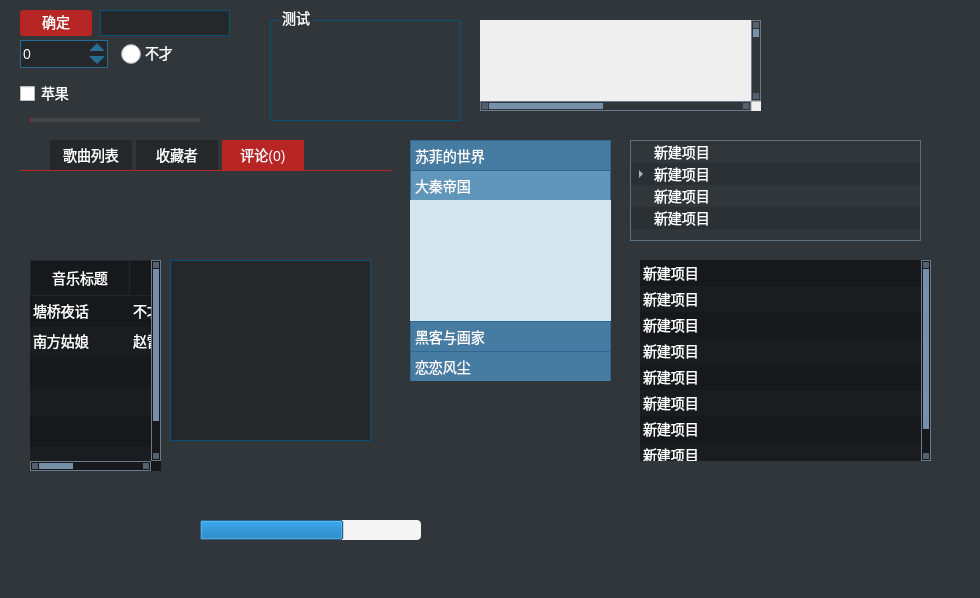
<?xml version="1.0" encoding="UTF-8"?>
<ui version="4.0">
 <class>StyleTest</class>
 <widget class="QWidget" name="StyleTest">
  <property name="geometry">
   <rect>
    <x>0</x>
    <y>0</y>
    <width>980</width>
    <height>598</height>
   </rect>
  </property>
  <property name="windowTitle">
   <string>StyleTest</string>
  </property>
  <property name="styleSheet">
   <string notr="true">/* 01.初始化 begin */
QWidget
{
	color:white;
	font-family:微软雅黑;
	font-size:14px;
	outline:0px;
	border:0px;
}
/* 01.初始化 end */

#StyleTest
{
	background: #31363b;
}

/* 02-按钮 begin */
QPushButton
{
	background:#b82525;
	border-radius:3px;
	padding-top:-2px;
}
QPushButton:hover
{
	background:#d4352d;
}
QPushButton:pressed
{
	background:#ab2922;
}
/* 02-按钮 end */

/* 03-QLineEdit begin */
QLineEdit, QTextEdit
{
	background:#25272b;
	border:1px solid #065279;
	padding-left:5px;
}
QLineEdit:disabled
{
	color:grey;
}
/* 03-QLineEdit end */

/* 04-QToolTip begin */
QToolTip
{
	color:yellow;
	font-size:12px;
	border:1px solid rgb(104, 162, 207);
	background:rgb(30, 37, 47);
	padding-left:-3px;
}
/* 04-QToolTip end */

/* 05-QTabWidget begin */
QTabWidget::pane
{
	border-top:1px solid #b82525;
}
QTabWidget::tab-bar
{
	/*height:27px;*/
}
QTabBar::tab
{
	width:82px;
	height:30px;
	background-color:#25272b;
	margin-right:4px;
}
QTabBar::tab:hover
{
	background-color:#2c2e32;
}
QTabBar::tab:selected
{
	background-color:#b82525;
}
QTabBar::tab:first
{
	margin-left:30px;
}
/* 05-QTabWidget end */

/* 06-QCheckBox begin */
QCheckBox::indicator
{
	width:15px;
	height: 15px;
}
QCheckBox::indicator:unchecked
{
	image:url(:/images/checkbox/uncheck.png);
}
QCheckBox::indicator:checked
{
	image:url(:/images/checkbox/check.png);
}
QCheckBox::indicator:indeterminate
{
	image:url();
}
/* 06-QCheckBox end */

QSpinBox
{
	border:1px solid #276d94;
	background-color:#25272b;
	min-height: 26px;
	min-width: 70px;
}
QSpinBox::up-arrow
{
	border-left:8px solid #25272b;
	border-right:8px solid #25272b;
	border-bottom:8px solid #276d94;
	width:0px;
	height: 0px;
}
QSpinBox::up-arrow:pressed
{
	border-bottom:9px solid #81c3d7;
}
QSpinBox::up-button
{
	margin-right:4px;
	min-width: 16px;
	min-height: 13px;
	background-color:#25272b;
}
QSpinBox::down-arrow
{
	border-left:8px solid #25272b;
	border-right:8px solid #25272b;
	border-top:8px solid #276d94;
	width:0px;
	height: 0px;
}
QSpinBox::down-arrow:pressed
{
	border-top:9px solid #81c3d7;
}
QSpinBox::down-button
{
	margin-right:4px;
	min-width:16px;
	min-height:13px;
	background-color:#25272b;
}

QGroupBox
{
	border:1px solid #065279;
	margin-top:10px;
}
QGroupBox::title
{
	left:10px;
	bottom:10px;
}

/* 滚轮开始 */
QScrollBar
{
    background:transparent;
    border:none;
    border:1px solid #6b7b8c;
}
QScrollBar::handle
{
    background:#7690a9;
    border:none;
}
QScrollBar:horizontal
{
    height:10px;
    padding:0 8px;
}
QScrollBar::handle:horizontal
{
    width:6px;
    margin:1px 0;
}
QScrollBar:vertical
{
    width:10px;
    padding:8px 0;
}
QScrollBar::handle:vertical
{
    height:6px;
    margin:0 1px;
}
QScrollBar::add-line:horizontal
{
    subcontrol-position:right;
    subcontrol-origin:padding;
    width:8px;
    border:none;
}
QScrollBar::sub-line:horizontal
{
    subcontrol-position:left;
    subcontrol-origin:padding;
    width:8px;
    border:none;
}
QScrollBar::add-line:vertical
{
    subcontrol-position:bottom;
    subcontrol-origin:padding;
    height:8px;
    border:none;
}
QScrollBar::sub-line:vertical
{
    subcontrol-position:top;
    subcontrol-origin:padding;
    height:8px;
    border:none;
}
QScrollBar::left-arrow, QScrollBar::right-arrow, QScrollBar::up-arrow, QScrollBar::down-arrow
{
    width:6px;
    height:6px;
    background:#55616f;
    border:none;
}
QScrollBar::add-page, QScrollBar::sub-page
{
    background:none;
}
/* 滚轮结束 */

QHeaderView
{
	border:none;
	color:white
}

QHeaderView::section
{
    background-color: #16181c;
	border:1px solid #23262c;
	border-left:none;
	padding:4px;
}

QHeaderView::section:first
{
	border-left:1px solid #23262c;
}

QTableView
{
	alternate-background-color:#1a1c20;
	background:#16181c;
	border:none;
	selection-background-color: #2d2f32;outline:0px;
}

QTableView::item:focus
{
	border:0px;
	background:#2d2f32;
}

QSlider
{
	
}
QSlider::sub-page:horizontal
{
	background-color:#b82525;
	height:4px;
	margin-left:10px;
	border-radius:2px;
}
QSlider::groove:horizontal
{
    height: 4px;
    background: #464647;
	margin-left:10px;
	margin-right:10px;
	border-radius:2px;
}
QSlider::handle:horizontal
{
	border-image:url(:/images/slider/ply_btn.png);
	width:19px;
	margin:-8px -10 -9px -10px;

}
QSlider::handle:horizontal:hover
{
	border-image:url(:/images/slider/ply_btn_hvr.png);
}


QRadioButton
{
   spacing: 4px;
   /* margin-bottom: 2px;*/
}

QRadioButton:disabled
{
    color: #76797C;
}
QRadioButton::indicator
{
    width: 21px;
    height: 21px;
}

QRadioButton::indicator:unchecked
{
    image: url(:/images/radiobutton/unchecked.png);
}


QRadioButton::indicator:unchecked:hover,
QRadioButton::indicator:unchecked:pressed
{
    image: url(:/images/radiobutton/unchecked_focus.png);
}

QRadioButton::indicator:checked
{
    image: url(:/images/radiobutton/checked.png);
}

QRadioButton::indicator:checked:hover,
QRadioButton::indicator:checked:pressed
{
    image: url(:/images/radiobutton/checked_focus.png);
}

QRadioButton::indicator:checked:disabled
{
    image: url(:/images/radiobutton/checked_disabled.png);
}

QRadioButton::indicator:unchecked:disabled
{
    image: url(:/images/radiobutton/unchecked_disabled.png);
}

QToolBox  {
    padding: 0px;
    /*border: 1px solid #316a91;*/
}

QToolBox::tab {
    background-color: #467ca2;
    border: 1px solid #316a91;
    border-bottom: 1px transparent #31363b;
}

QToolBox::tab:selected {
    background-color: #6196bb;
 }
QToolBox QWidget
{
	background-color: #d6e6f1;
}
QToolBar::handle {
      image: url(:/images/slider/ply_btn.png);
  }

QTreeView
{
	alternate-background-color:rgba(0,0,0,30);
	background:transparent;
	gridline-color:#39546e;
	border:1px solid #5d7184;
	selection-background-color:rgba(3, 17, 33, 100);
}
QTreeVire::item
{
	height:24px;
	border:none;
}
QTreeView::item:hover
{
	background:rgba(3, 17, 33, 50);
}
QTreeView::item:selected
{
	background:rgba(3, 17, 33, 100);
}
QTreeView::branch:has-siblings:adjoins-item
{
	border-image:url();
}
QTreeView::branch:!has-children:!has-siblings:adjoins-item
{
	border-image:url();
}
QTreeView::branch:has-siblings:!adjoins-item
{
	border-image:url();
}
QTreeView::branch:has-children:!has-siblings:closed,
QTreeView::branch:closed:has-children:has-siblings
{
	image:url(:/images/tree/collapse.png);
}
QTreeView::branch:open:has-children:!has-siblings,
QTreeView::branch:open:has-children:has-siblings
{
	image:url(:/images/tree/expand.png);
}

QListView
{
	alternate-background-color:#1a1c20;
	background:#16181c;
	border:none;
	selection-background-color: #2d2f32;outline:0px;
}
QListView::item
{
	height:26px;
}
QListView::item:hover
{
	background:rgba(3, 17, 33, 50)
}
QListView::item:selected
{
	background:#2d2f32
}
/*QListView::item:!focus
{
	color:white;
}*/
QListView::item:selected:!active
{
	color:white
}

QProgressBar
{
	border: none;
	border-radius: 4px;
	background-color:#f5f5f5;
}

QProgressBar::chunk
{
	border-top-left-radius:4px;
	border-bottom-left-radius:4px;
	background-image:url(:/images/progressbar/prog3.png);
}</string>
  </property>
  <widget class="QScrollArea" name="scrollArea">
   <property name="geometry">
    <rect>
     <x>480</x>
     <y>20</y>
     <width>281</width>
     <height>91</height>
    </rect>
   </property>
   <property name="widgetResizable">
    <bool>true</bool>
   </property>
   <widget class="QWidget" name="scrollAreaWidgetContents">
    <property name="geometry">
     <rect>
      <x>0</x>
      <y>0</y>
      <width>600</width>
      <height>600</height>
     </rect>
    </property>
    <property name="minimumSize">
     <size>
      <width>600</width>
      <height>600</height>
     </size>
    </property>
   </widget>
  </widget>
  <widget class="QTableWidget" name="tableWidget">
   <property name="geometry">
    <rect>
     <x>30</x>
     <y>260</y>
     <width>131</width>
     <height>211</height>
    </rect>
   </property>
   <property name="alternatingRowColors">
    <bool>true</bool>
   </property>
   <property name="selectionMode">
    <enum>QAbstractItemView::ContiguousSelection</enum>
   </property>
   <property name="selectionBehavior">
    <enum>QAbstractItemView::SelectRows</enum>
   </property>
   <property name="showGrid">
    <bool>false</bool>
   </property>
   <attribute name="horizontalHeaderHighlightSections">
    <bool>false</bool>
   </attribute>
   <attribute name="horizontalHeaderStretchLastSection">
    <bool>true</bool>
   </attribute>
   <attribute name="verticalHeaderVisible">
    <bool>false</bool>
   </attribute>
   <row>
    <property name="text">
     <string>新建行</string>
    </property>
   </row>
   <row>
    <property name="text">
     <string>新建行</string>
    </property>
   </row>
   <row>
    <property name="text">
     <string>新建行</string>
    </property>
   </row>
   <row>
    <property name="text">
     <string>新建行</string>
    </property>
   </row>
   <row>
    <property name="text">
     <string>新建行</string>
    </property>
   </row>
   <row>
    <property name="text">
     <string>新建行</string>
    </property>
   </row>
   <column>
    <property name="text">
     <string>音乐标题</string>
    </property>
   </column>
   <column>
    <property name="text">
     <string>歌手</string>
    </property>
   </column>
   <column>
    <property name="text">
     <string>专辑</string>
    </property>
   </column>
   <item row="0" column="0">
    <property name="text">
     <string>塘桥夜话</string>
    </property>
   </item>
   <item row="0" column="1">
    <property name="text">
     <string>不才</string>
    </property>
   </item>
   <item row="0" column="2">
    <property name="text">
     <string>热门华语264</string>
    </property>
   </item>
   <item row="1" column="0">
    <property name="text">
     <string>南方姑娘</string>
    </property>
   </item>
   <item row="1" column="1">
    <property name="text">
     <string>赵雷</string>
    </property>
   </item>
   <item row="1" column="2">
    <property name="text">
     <string>赵小雷</string>
    </property>
   </item>
  </widget>
  <widget class="QSlider" name="horizontalSlider">
   <property name="geometry">
    <rect>
     <x>20</x>
     <y>110</y>
     <width>191</width>
     <height>21</height>
    </rect>
   </property>
   <property name="orientation">
    <enum>Qt::Horizontal</enum>
   </property>
  </widget>
  <widget class="QToolBox" name="toolBox">
   <property name="geometry">
    <rect>
     <x>410</x>
     <y>140</y>
     <width>201</width>
     <height>241</height>
    </rect>
   </property>
   <property name="currentIndex">
    <number>1</number>
   </property>
   <property name="tabSpacing">
    <number>0</number>
   </property>
   <widget class="QWidget" name="page">
    <property name="geometry">
     <rect>
      <x>0</x>
      <y>0</y>
      <width>201</width>
      <height>129</height>
     </rect>
    </property>
    <attribute name="label">
     <string>苏菲的世界</string>
    </attribute>
   </widget>
   <widget class="QWidget" name="page_2">
    <property name="geometry">
     <rect>
      <x>0</x>
      <y>0</y>
      <width>201</width>
      <height>129</height>
     </rect>
    </property>
    <attribute name="label">
     <string>大秦帝国</string>
    </attribute>
   </widget>
   <widget class="QWidget" name="page_3">
    <property name="geometry">
     <rect>
      <x>0</x>
      <y>0</y>
      <width>201</width>
      <height>129</height>
     </rect>
    </property>
    <attribute name="label">
     <string>黑客与画家</string>
    </attribute>
   </widget>
   <widget class="QWidget" name="page_4">
    <property name="geometry">
     <rect>
      <x>0</x>
      <y>0</y>
      <width>201</width>
      <height>129</height>
     </rect>
    </property>
    <attribute name="label">
     <string>恋恋风尘</string>
    </attribute>
   </widget>
  </widget>
  <widget class="QPushButton" name="confirmButton">
   <property name="geometry">
    <rect>
     <x>20</x>
     <y>10</y>
     <width>72</width>
     <height>26</height>
    </rect>
   </property>
   <property name="minimumSize">
    <size>
     <width>72</width>
     <height>26</height>
    </size>
   </property>
   <property name="maximumSize">
    <size>
     <width>72</width>
     <height>26</height>
    </size>
   </property>
   <property name="text">
    <string>确定</string>
   </property>
  </widget>
  <widget class="QLineEdit" name="lineEdit">
   <property name="geometry">
    <rect>
     <x>100</x>
     <y>10</y>
     <width>130</width>
     <height>26</height>
    </rect>
   </property>
   <property name="minimumSize">
    <size>
     <width>0</width>
     <height>26</height>
    </size>
   </property>
   <property name="maximumSize">
    <size>
     <width>16777215</width>
     <height>26</height>
    </size>
   </property>
  </widget>
  <widget class="QTabWidget" name="tabWidget">
   <property name="geometry">
    <rect>
     <x>20</x>
     <y>140</y>
     <width>371</width>
     <height>91</height>
    </rect>
   </property>
   <property name="currentIndex">
    <number>2</number>
   </property>
   <widget class="QWidget" name="tab">
    <attribute name="title">
     <string>歌曲列表</string>
    </attribute>
   </widget>
   <widget class="QWidget" name="tab_3">
    <attribute name="title">
     <string>收藏者</string>
    </attribute>
   </widget>
   <widget class="QWidget" name="tab_2">
    <attribute name="title">
     <string>评论(0)</string>
    </attribute>
   </widget>
  </widget>
  <widget class="QCheckBox" name="checkBox">
   <property name="geometry">
    <rect>
     <x>20</x>
     <y>80</y>
     <width>66</width>
     <height>26</height>
    </rect>
   </property>
   <property name="minimumSize">
    <size>
     <width>66</width>
     <height>26</height>
    </size>
   </property>
   <property name="maximumSize">
    <size>
     <width>66</width>
     <height>26</height>
    </size>
   </property>
   <property name="text">
    <string>苹果</string>
   </property>
  </widget>
  <widget class="QRadioButton" name="radioButton">
   <property name="geometry">
    <rect>
     <x>120</x>
     <y>40</y>
     <width>53</width>
     <height>26</height>
    </rect>
   </property>
   <property name="minimumSize">
    <size>
     <width>0</width>
     <height>26</height>
    </size>
   </property>
   <property name="maximumSize">
    <size>
     <width>16777215</width>
     <height>26</height>
    </size>
   </property>
   <property name="text">
    <string>不才</string>
   </property>
  </widget>
  <widget class="QSpinBox" name="spinBox">
   <property name="geometry">
    <rect>
     <x>20</x>
     <y>40</y>
     <width>88</width>
     <height>28</height>
    </rect>
   </property>
   <property name="minimumSize">
    <size>
     <width>72</width>
     <height>28</height>
    </size>
   </property>
   <property name="maximumSize">
    <size>
     <width>92</width>
     <height>28</height>
    </size>
   </property>
  </widget>
  <widget class="QGroupBox" name="groupBox">
   <property name="geometry">
    <rect>
     <x>270</x>
     <y>10</y>
     <width>191</width>
     <height>111</height>
    </rect>
   </property>
   <property name="title">
    <string>测试</string>
   </property>
  </widget>
  <widget class="QTreeWidget" name="treeWidget">
   <property name="geometry">
    <rect>
     <x>630</x>
     <y>140</y>
     <width>291</width>
     <height>101</height>
    </rect>
   </property>
   <property name="alternatingRowColors">
    <bool>true</bool>
   </property>
   <property name="animated">
    <bool>true</bool>
   </property>
   <property name="headerHidden">
    <bool>true</bool>
   </property>
   <column>
    <property name="text">
     <string>1</string>
    </property>
   </column>
   <item>
    <property name="text">
     <string>新建项目</string>
    </property>
   </item>
   <item>
    <property name="text">
     <string>新建项目</string>
    </property>
    <item>
     <property name="text">
      <string>新建子项目</string>
     </property>
    </item>
    <item>
     <property name="text">
      <string>新建项目</string>
     </property>
    </item>
    <item>
     <property name="text">
      <string>新建项目</string>
     </property>
    </item>
    <item>
     <property name="text">
      <string>新建项目</string>
     </property>
    </item>
    <item>
     <property name="text">
      <string>新建项目</string>
     </property>
    </item>
    <item>
     <property name="text">
      <string>新建项目</string>
     </property>
    </item>
    <item>
     <property name="text">
      <string>新建项目</string>
     </property>
    </item>
   </item>
   <item>
    <property name="text">
     <string>新建项目</string>
    </property>
   </item>
   <item>
    <property name="text">
     <string>新建项目</string>
    </property>
   </item>
  </widget>
  <widget class="QListWidget" name="listWidget">
   <property name="geometry">
    <rect>
     <x>640</x>
     <y>260</y>
     <width>291</width>
     <height>201</height>
    </rect>
   </property>
   <property name="alternatingRowColors">
    <bool>true</bool>
   </property>
   <item>
    <property name="text">
     <string>新建项目</string>
    </property>
   </item>
   <item>
    <property name="text">
     <string>新建项目</string>
    </property>
   </item>
   <item>
    <property name="text">
     <string>新建项目</string>
    </property>
   </item>
   <item>
    <property name="text">
     <string>新建项目</string>
    </property>
   </item>
   <item>
    <property name="text">
     <string>新建项目</string>
    </property>
   </item>
   <item>
    <property name="text">
     <string>新建项目</string>
    </property>
   </item>
   <item>
    <property name="text">
     <string>新建项目</string>
    </property>
   </item>
   <item>
    <property name="text">
     <string>新建项目</string>
    </property>
   </item>
  </widget>
  <widget class="QTextEdit" name="textEdit">
   <property name="geometry">
    <rect>
     <x>170</x>
     <y>260</y>
     <width>201</width>
     <height>181</height>
    </rect>
   </property>
  </widget>
  <widget class="QProgressBar" name="progressBar">
   <property name="geometry">
    <rect>
     <x>200</x>
     <y>520</y>
     <width>221</width>
     <height>20</height>
    </rect>
   </property>
   <property name="value">
    <number>65</number>
   </property>
   <property name="alignment">
    <set>Qt::AlignLeading|Qt::AlignLeft|Qt::AlignVCenter</set>
   </property>
   <property name="textVisible">
    <bool>false</bool>
   </property>
   <property name="orientation">
    <enum>Qt::Horizontal</enum>
   </property>
   <property name="invertedAppearance">
    <bool>false</bool>
   </property>
   <property name="textDirection">
    <enum>QProgressBar::TopToBottom</enum>
   </property>
  </widget>
 </widget>
 <layoutdefault spacing="6" margin="11"/>
 <resources/>
 <connections/>
</ui>
